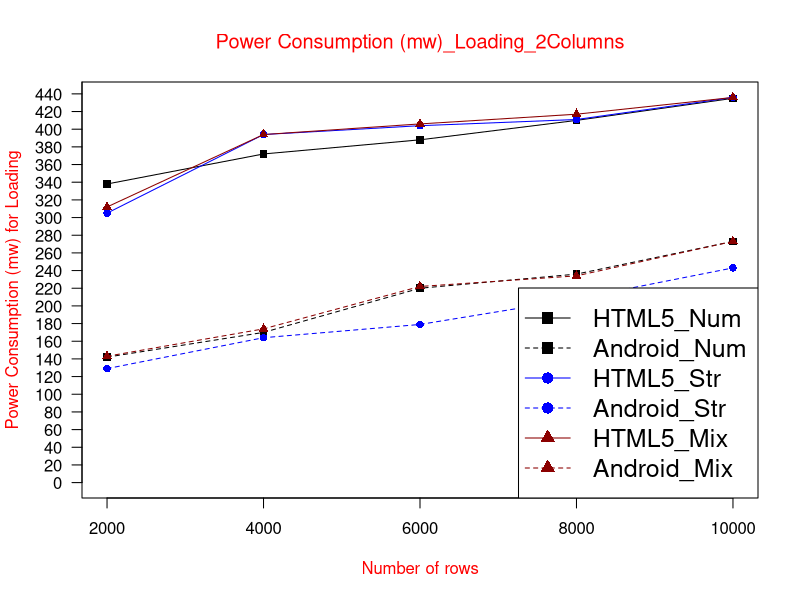

Write the R code that produced this figure.
data <- read.table("PCloading2col.txt", header = TRUE)

max_y <- max(data)
plot_colors <- c("black", "blue", "red4")
png(filename="PCloading2col.png", height = 1000, width = 1450, bg = "white")
plot(data$HTML5_Num, type = "o", col = plot_colors[1], pch=15,  ylim=c(0,max_y), axes=FALSE, ann=FALSE)
axis(1, at=1:5, lab=c("2000", "4000", "6000", "8000", "10000"))
axis(2, las=1, at=20*0:max_y, cex.axis = 1)

box()
lines(data$Android_Num, type="o", pch=15, lty=2, col=plot_colors[1])
lines(data$HTML5_Str, type="o", pch=16, lty=1,  col=plot_colors[2])
lines(data$Android_Str, type="o", pch=16, lty=2,  col=plot_colors[2])   
lines(data$HTML5_Mix, type="o", pch=17, lty=1, col=plot_colors[3])
lines(data$Android_Mix, type="o", pch=17, lty=2,   col=plot_colors[3])

title(main="Power Consumption (mw)_Loading_2Columns", col.main="red", font.main=6)
title(xlab= "Number of rows", col.lab="red")
title(ylab= "Power Consumption (mw) for Loading", col.lab="red")
legend('bottomright', max_y, names(data), cex=1.5, col=c("black", "black","blue", "blue","red4","red4"), pch=c(15,15,16,16,17,17), lty=c(1,2,1,2,1,2));

dev.off()
